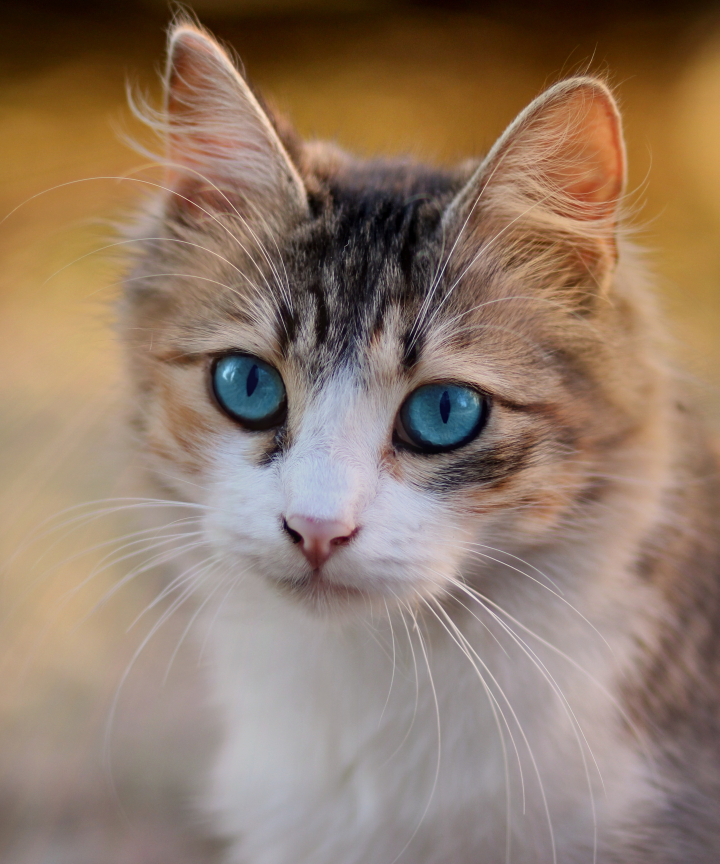
#> input picture opencv/photos/cat.jpg, 2877 x 3456 px (shown at 1/4 size)
$ python gradient.py
#> lines starting #> are read from the running program, lines starting #| are printed output that depends on the picture; after the words box and inside, x2 and y2 are one past the last pixel; in counts of white or black regions, pixels touching at a corner belong together
import cv2 as cv
import numpy as np

img = cv.imread('photos/cat.jpg')
#> img is the input picture: shape (3456, 2877, 3); mean B, G, R 105.3, 122.8, 145.3
img = cv.resize(img , (500,500))
#> img: shape (500, 500, 3)
cv.imshow('img' , img)

gray = cv.cvtColor(img , cv.COLOR_BGR2GRAY)
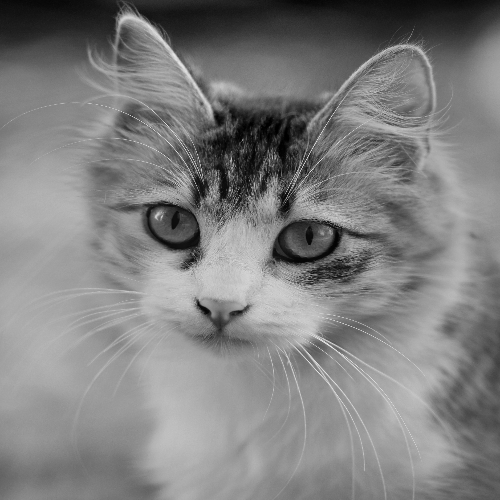
#> gray: shape (500, 500); min 0, max 232, mean 127.4
cv.imshow('gray', gray)


# Laplacian
lap = cv.Laplacian(gray, cv.CV_64F)
lap = np.uint8(np.absolute(lap))
cv.imshow('Laplacian', lap)

# Sobel
sobelx = cv.Sobel(gray, cv.CV_64F, 1, 0)
sobely = cv.Sobel(gray, cv.CV_64F, 0, 1)
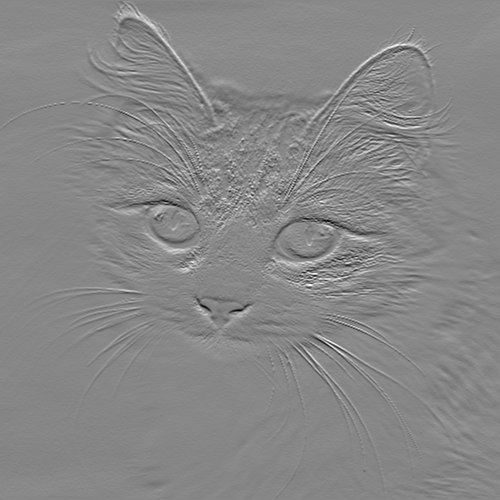
#> sobely: shape (500, 500) float64; min -499, max 443, mean 1.7; drawn with min black and max white
combined_sobel = cv.bitwise_or(sobelx, sobely)
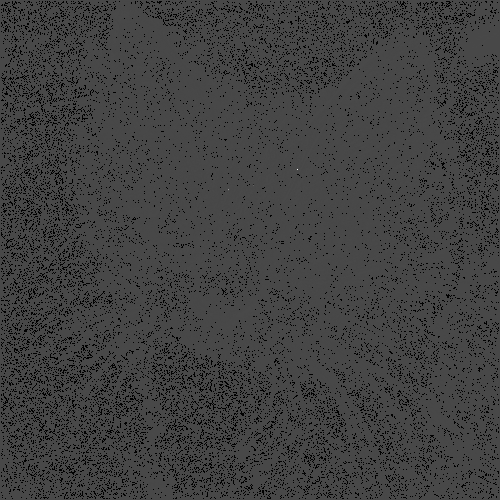
#> combined_sobel: shape (500, 500) float64; 10.2% of the values are NaN or infinite; the others: min -31648, max 79360, mean -47.19; drawn with min black, max white, NaN and infinite black

cv.imshow('Sobel X', sobelx)
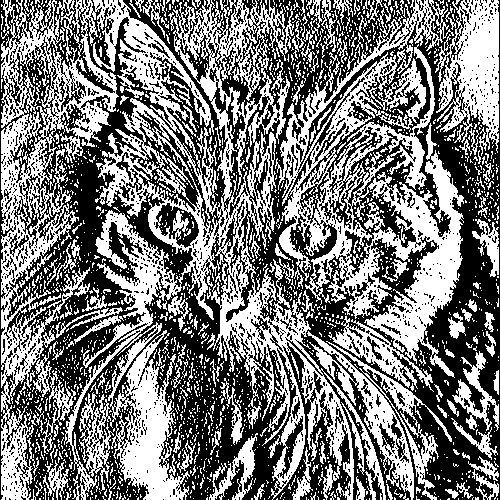
#> window 'Sobel X': shape (500, 500); 47.9% white; 1928 white regions (1752 under 20 px), largest, box (x1, y1, x2, y2) and area: (1, 0, 386, 500) 59353, (275, 0, 464, 378) 24138, (435, 0, 499, 156) 5648
cv.imshow('Sobel Y', sobely)
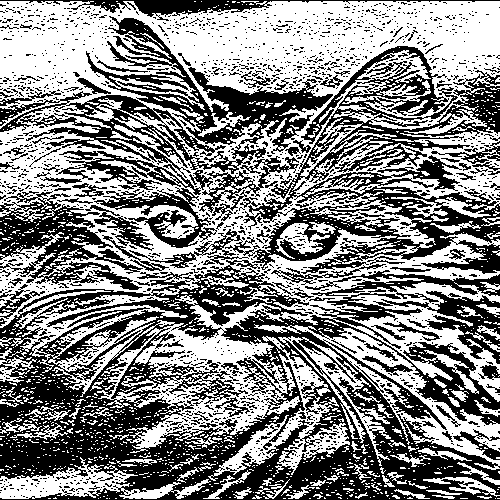
#> window 'Sobel Y': shape (500, 500); 52.7% white; 1942 black regions (1827 under 20 px), largest, box (x1, y1, x2, y2) and area: (0, 260, 500, 500) 52028, (129, 46, 500, 274) 20642, (0, 16, 333, 221) 16637
cv.imshow('Combined Sobel', combined_sobel)
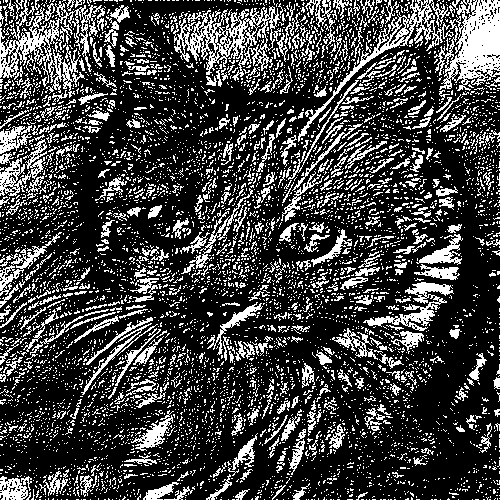
#> window 'Combined Sobel': shape (500, 500); 25.5% white in thin lines or dots

canny = cv.Canny(gray, 150, 175)
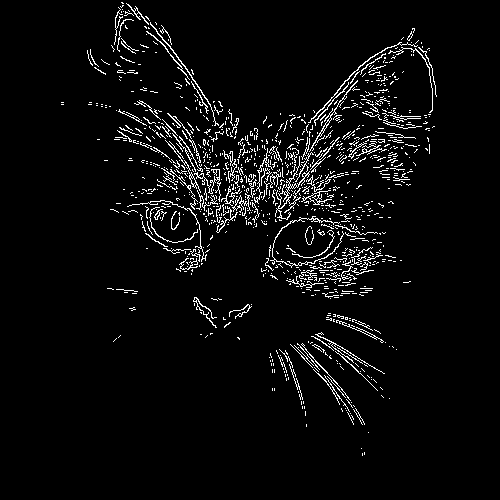
#> canny: shape (500, 500); 4.4% white in thin lines or dots, all inside (x1, y1, x2, y2) = (61, 2, 437, 456)
cv.imshow('Canny', canny)

cv.waitKey(0)

$ run again, with opencv/photos/covid.jpg copied over opencv/photos/cat.jpg
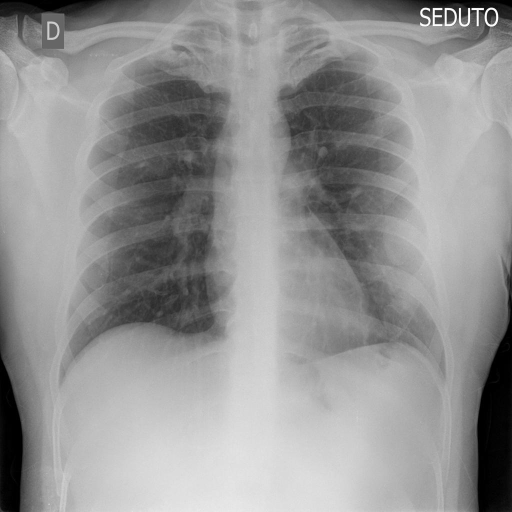
#> input picture opencv/photos/covid.jpg, 1024 x 1024 px (shown at 1/2 size)
#> img is the input picture: shape (1024, 1024, 3); min 0, max 255, mean 147.1
#> img: shape (500, 500, 3)
#> `cv.imshow('Sobel X', sobelx)`:
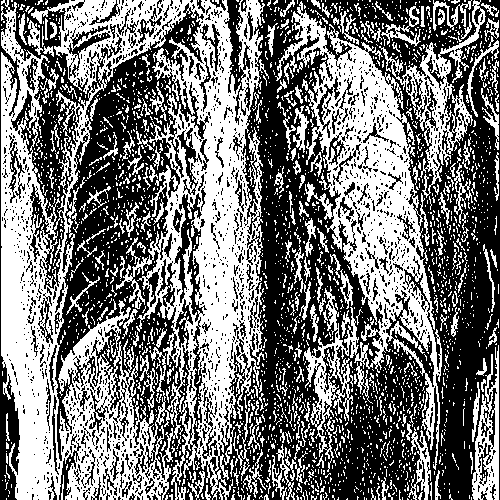
#> window 'Sobel X': shape (500, 500); 46.7% white; 2362 white regions (2122 under 20 px), largest, box (x1, y1, x2, y2) and area: (1, 0, 269, 500) 62303, (275, 1, 442, 472) 23631, (379, 0, 486, 198) 3901
#> `canny = cv.Canny(gray, 150, 175)`:
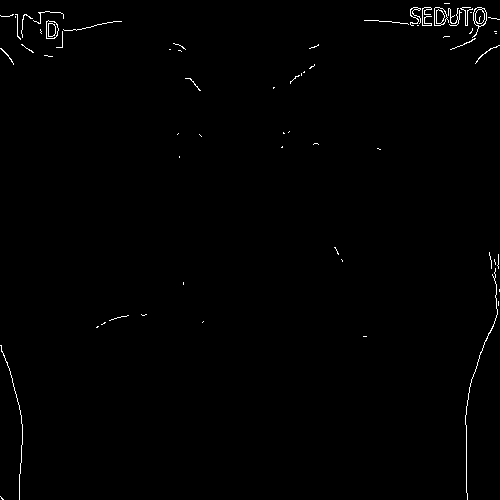
#> canny: shape (500, 500); 0.65% white in thin lines or dots
